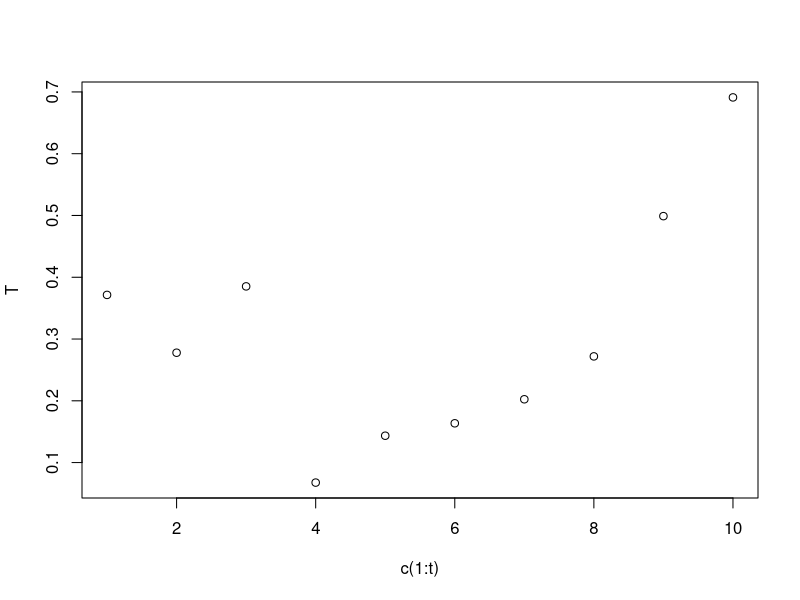
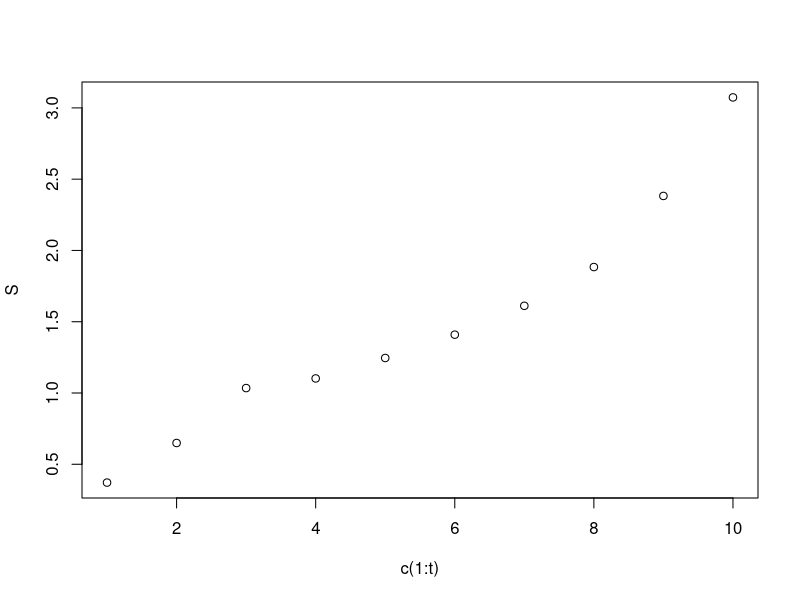
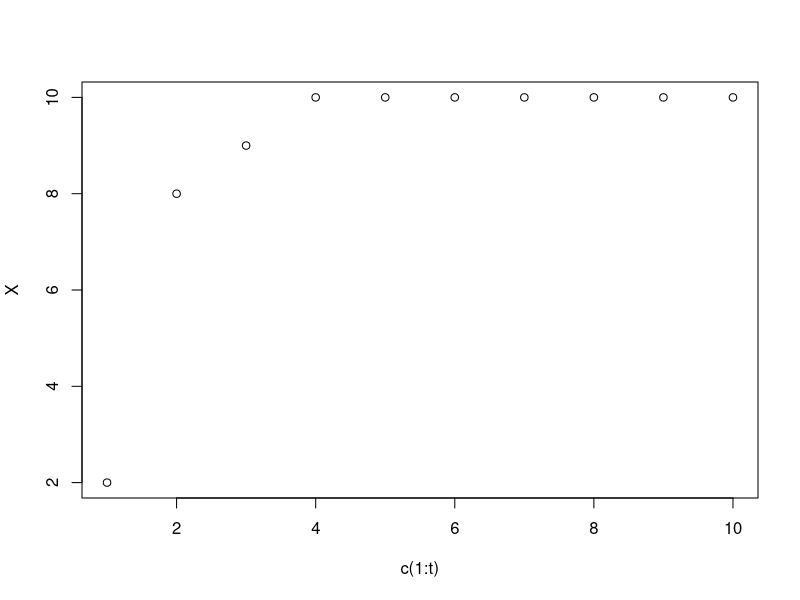
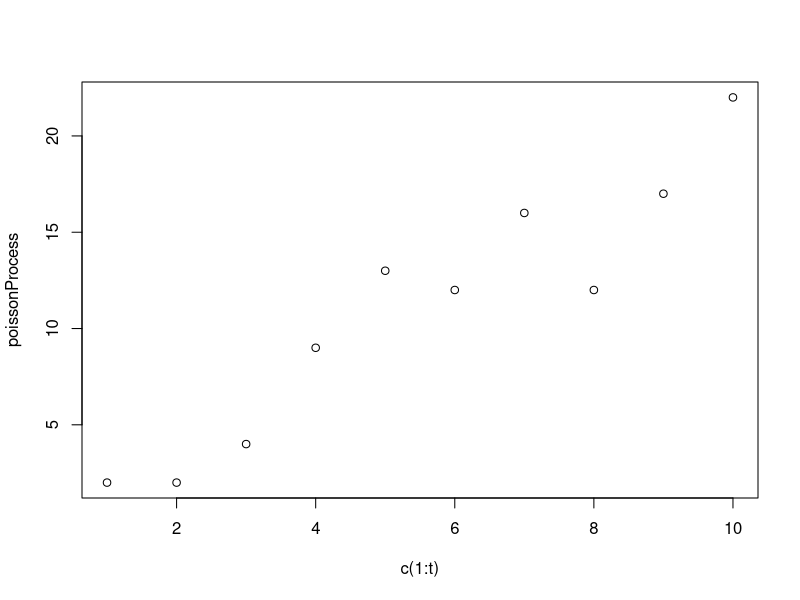

Write R code to recreate these figures, in order.
#Method 1:
#This algorithm exploits the fact that interarrival times are exponentially distributed. 
#We simulate the arrival times until the maximum time horizon is achieved.

lambdaExp = 2
t=10
T = c(rep(0, t)) # inter-arrival time - exponential distributed
for (i in c(1:t)){
    T[i] = rexp(1, rate = lambdaExp) #sample for exponential dist
}
plot(c(1:t), T)

S = c(rep(0, t)) # arrival times - gamma distributed
S[1] = T[1]
for (i in c(2:t)){
    S[i]= S[i-1] + T[i]
}
plot(c(1:t), S)

X = c(rep(0,t)) # number of arrivals up to time t - poisson process distributed (lambda*t)
for (i in c(1:t)){
    for (j in c(1:t)) {
        if ( S[i] < j ) {
            X[j] = X[j] + 1
        }
    }
}
plot(c(1:t), X)

########
poissonProcess = c(rep(0,t))
for ( i in c(1:t)) {
    rate = lambdaExp*i
    poissonProcess[i] = rpois(1, rate)
}
plot(c(1:t), poissonProcess)